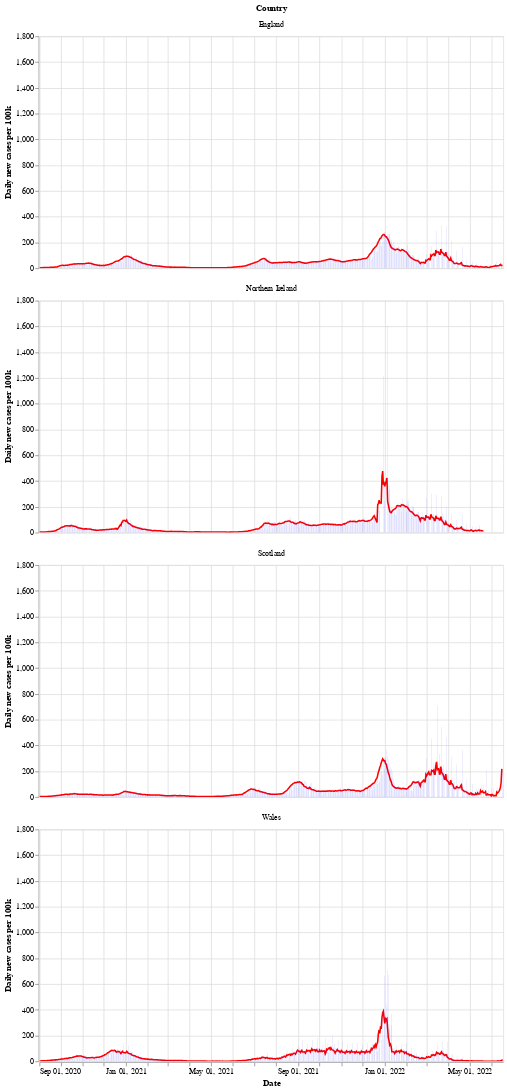

The notebook cell this image was saved under:
### Markdown cell above
Next is a bar chart of the number of new cases in each country (per 100k population), with the 7 day moving average of cases. Again we see that Wales saw a longer period of raising and falling cases compared to the other countries.

After a period of cases falling, each nation is now seeing a rise in the number of cases - especially in Wales.

### Code cell
# collapse
bars = alt.Chart(uk_cases).mark_bar().encode(
    x=alt.X("yearmonthdate(date):T", axis=alt.Axis(title='Date')),
    y=alt.Y("newCasesRate:Q", axis=alt.Axis(title='Daily new cases per 100k')),
    tooltip='newCasesRate',
    color=alt.condition(
        alt.datum.dailyChange > 0,
        alt.value("orange"),  # The positive color
        alt.value("blue")  # The negative color
    )
).properties(title='New cases per 100k population with rolling 7 day average', width=600).interactive()
line = alt.Chart(uk_cases).mark_line(
    color='red',
    size=2,
).transform_window(
    rolling_mean='mean(newCasesRate)',
    frame=[0, 7],
    groupby=['areaName']
).encode(
    x='yearmonthdate(date):T',
    y='rolling_mean:Q'
)
alt.layer(line, bars, data=uk_cases).facet(alt.Row('areaName', title='Country'), columns=1)

### Figure 1 — Vega-Lite specification as saved in the notebook (floating-point values rounded to 4 significant figures; data arrays with more than 128 entries replaced by an {"elided": "..."} marker saying what was removed)
{"config": {"view": {"continuousWidth": 400, "continuousHeight": 300}}, "data": {"name": "data-909486508000b135bb8c02e152a55c2a"}, "facet": {"type": "nominal", "field": "areaName", "title": "Country"}, "spec": {"layer": [{"mark": {"type": "line", "color": "red", "size": 2}, "encoding": {"x": {"type": "temporal", "field": "date", "timeUnit": "yearmonthdate"}, "y": {"type": "quantitative", "field": "rolling_mean"}}, "transform": [{"window": [{"op": "mean", "field": "newCasesRate", "as": "rolling_mean"}], "frame": [0, 7], "groupby": ["areaName"]}]}, {"mark": "bar", "encoding": {"color": {"condition": {"value": "orange", "test": "(datum.dailyChange > 0)"}, "value": "blue"}, "tooltip": {"type": "quantitative", "field": "newCasesRate"}, "x": {"type": "temporal", "axis": {"title": "Date"}, "field": "date", "timeUnit": "yearmonthdate"}, "y": {"type": "quantitative", "axis": {"title": "Daily new cases per 100k"}, "field": "newCasesRate"}}, "selection": {"selector002": {"type": "interval", "bind": "scales", "encodings": ["x", "y"]}}, "title": "New cases per 100k population with rolling 7 day average", "width": 600}]}, "columns": 1, "$schema": "https://vega.github.io/schema/vega-lite/v4.8.1.json", "datasets": {"data-909486508000b135bb8c02e152a55c2a": {"elided": "2588 records"}}}
